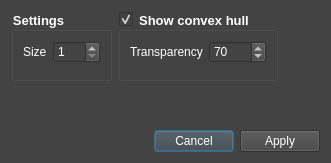
<?xml version="1.0" encoding="UTF-8"?>
<ui version="4.0">
 <class>Dialog_3d</class>
 <widget class="QDialog" name="Dialog_3d">
  <property name="geometry">
   <rect>
    <x>0</x>
    <y>0</y>
    <width>331</width>
    <height>163</height>
   </rect>
  </property>
  <property name="windowTitle">
   <string>Select STORM view mode - 3D</string>
  </property>
  <property name="styleSheet">
   <string notr="true">QWidget{
	background-color: rgb(67, 67, 67);
	color: rgb(255, 255, 255);
}</string>
  </property>
  <layout class="QVBoxLayout" name="verticalLayout">
   <item>
    <widget class="QWidget" name="widget" native="true">
     <layout class="QHBoxLayout" name="horizontalLayout">
      <property name="margin">
       <number>0</number>
      </property>
      <item>
       <widget class="QGroupBox" name="formGroupBox">
        <property name="font">
         <font>
          <pointsize>10</pointsize>
          <weight>75</weight>
          <bold>true</bold>
         </font>
        </property>
        <property name="title">
         <string>Settings</string>
        </property>
        <layout class="QFormLayout" name="formLayout">
         <property name="fieldGrowthPolicy">
          <enum>QFormLayout::AllNonFixedFieldsGrow</enum>
         </property>
         <property name="margin">
          <number>9</number>
         </property>
         <item row="0" column="0">
          <widget class="QLabel" name="label_2">
           <property name="text">
            <string>Size</string>
           </property>
          </widget>
         </item>
         <item row="0" column="1">
          <widget class="QSpinBox" name="spinBox_2">
           <property name="minimum">
            <number>1</number>
           </property>
           <property name="maximum">
            <number>100</number>
           </property>
          </widget>
         </item>
        </layout>
       </widget>
      </item>
      <item>
       <widget class="QGroupBox" name="formGroupBox_2">
        <property name="font">
         <font>
          <pointsize>10</pointsize>
          <weight>75</weight>
          <bold>true</bold>
         </font>
        </property>
        <property name="title">
         <string>Show convex hull</string>
        </property>
        <property name="checkable">
         <bool>true</bool>
        </property>
        <layout class="QFormLayout" name="formLayout_2">
         <property name="fieldGrowthPolicy">
          <enum>QFormLayout::AllNonFixedFieldsGrow</enum>
         </property>
         <item row="0" column="0">
          <widget class="QLabel" name="label_3">
           <property name="text">
            <string>Transparency</string>
           </property>
          </widget>
         </item>
         <item row="0" column="1">
          <widget class="QSpinBox" name="spinBox_3">
           <property name="minimum">
            <number>1</number>
           </property>
           <property name="maximum">
            <number>100</number>
           </property>
           <property name="value">
            <number>70</number>
           </property>
          </widget>
         </item>
        </layout>
       </widget>
      </item>
      <item>
       <spacer name="horizontalSpacer">
        <property name="orientation">
         <enum>Qt::Horizontal</enum>
        </property>
        <property name="sizeHint" stdset="0">
         <size>
          <width>0</width>
          <height>70</height>
         </size>
        </property>
       </spacer>
      </item>
     </layout>
    </widget>
   </item>
   <item>
    <spacer name="verticalSpacer">
     <property name="orientation">
      <enum>Qt::Vertical</enum>
     </property>
     <property name="sizeHint" stdset="0">
      <size>
       <width>20</width>
       <height>40</height>
      </size>
     </property>
    </spacer>
   </item>
   <item>
    <widget class="QDialogButtonBox" name="buttonBox">
     <property name="orientation">
      <enum>Qt::Horizontal</enum>
     </property>
     <property name="standardButtons">
      <set>QDialogButtonBox::Apply|QDialogButtonBox::Cancel</set>
     </property>
     <property name="centerButtons">
      <bool>false</bool>
     </property>
    </widget>
   </item>
  </layout>
 </widget>
 <resources/>
 <connections>
  <connection>
   <sender>buttonBox</sender>
   <signal>accepted()</signal>
   <receiver>Dialog_3d</receiver>
   <slot>accept()</slot>
   <hints>
    <hint type="sourcelabel">
     <x>248</x>
     <y>254</y>
    </hint>
    <hint type="destinationlabel">
     <x>157</x>
     <y>274</y>
    </hint>
   </hints>
  </connection>
  <connection>
   <sender>buttonBox</sender>
   <signal>rejected()</signal>
   <receiver>Dialog_3d</receiver>
   <slot>reject()</slot>
   <hints>
    <hint type="sourcelabel">
     <x>316</x>
     <y>260</y>
    </hint>
    <hint type="destinationlabel">
     <x>286</x>
     <y>274</y>
    </hint>
   </hints>
  </connection>
 </connections>
</ui>
